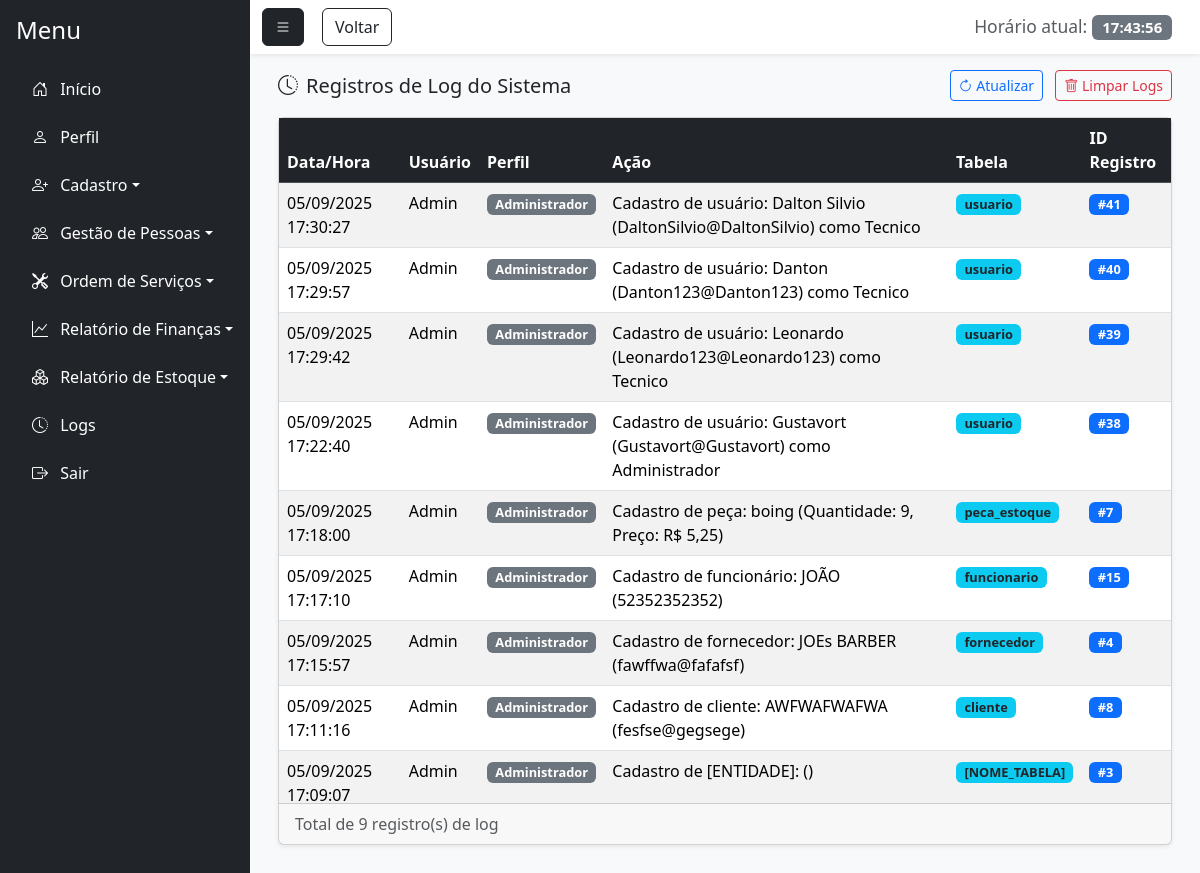
The page /logs.php (signed in) on the database its author committed.
### tables this page shows
CREATE TABLE `log_acao` (
  `id_log` int(11) NOT NULL,
  `id_usuario` int(11) NOT NULL,
  `id_perfil` int(11) NOT NULL,
  `acao` varchar(255) NOT NULL,
  `tabela_afetada` varchar(100) NOT NULL,
  `id_registro` int(11) DEFAULT NULL,
  `data_hora` timestamp NOT NULL DEFAULT current_timestamp()
);

CREATE TABLE `usuario` (
  `id_usuario` int(11) NOT NULL,
  `nome_usuario` varchar(100) NOT NULL,
  `senha` varchar(255) NOT NULL,
  `email` varchar(100) NOT NULL,
  `senha_temporaria` tinyint(1) DEFAULT 0,
  `id_perfil` int(11) NOT NULL,
  `status` enum('Ativo','Inativo') DEFAULT 'Ativo',
  `id_motivo_inatividade` int(11) DEFAULT NULL,
  `data_inatividade` date DEFAULT NULL,
  `observacao_inatividade` text DEFAULT NULL
);

CREATE TABLE `perfil` (
  `id_perfil` int(11) NOT NULL,
  `nome_perfil` varchar(100) NOT NULL
);

### logs.php (the view, shortened to what this page needs)
<?php
require_once 'conexao.php';
require_once 'php/permissoes.php';
$sql = "SELECT l.*, u.nome_usuario, p.nome_perfil
        FROM log_acao l
        JOIN usuario u ON l.id_usuario = u.id_usuario
        JOIN perfil p ON l.id_perfil = p.id_perfil
        ORDER BY l.data_hora DESC";
$stmt = $pdo->query($sql);
$logs = $stmt->fetchAll(PDO::FETCH_ASSOC);
?>
<!DOCTYPE html>
<html lang="pt-BR">
<head>
    <link href="https://cdn.jsdelivr.net/npm/bootstrap@5.3.7/dist/css/bootstrap.min.css" rel="stylesheet">
    <link href="https://cdn.jsdelivr.net/npm/bootstrap-icons@1.11.1/font/bootstrap-icons.css" rel="stylesheet">
</head>
<body>
<div class="d-flex vh-100 bg-light">
    <div class="flex-grow-1 d-flex flex-column">
        <nav class="navbar navbar-light bg-white shadow-sm">
            <div class="container-fluid">
                <button class="btn btn-dark" id="menu-toggle"><i class="bi bi-list"></i></button>
                <button class="btn btn-outline-dark" style="position: absolute; margin-left: 60px;" onclick="history.back()">Voltar</button>
                <span class="navbar-brand mb-0 h1">
                    <small class="text-muted">Horário atual:</small>
                    <span id="liveClock" class="badge bg-secondary"></span>
                </span>
            </div>
        </nav>
        <div class="flex-grow-1 p-3" style="overflow-y: auto;">
            <div class="container-fluid">
                <div class="d-flex justify-content-between align-items-center mb-3">
                    <h5 class="mb-0"><i class="bi bi-clock-history me-2"></i>Registros de Log do Sistema</h5>
                    <div>
                        <button class="btn btn-outline-primary btn-sm me-2" onclick="window.location.reload()">
                            <i class="bi bi-arrow-clockwise"></i> Atualizar
                        </button>
                        <?php if ($_SESSION['perfil'] == 1): ?>
                            <button class="btn btn-outline-danger btn-sm" onclick="confirmarLimpezaLogs()">
                                <i class="bi bi-trash"></i> Limpar Logs
                            </button>
                        <?php endif; ?>
                    </div>
                </div>
                <div class="card shadow-sm">
                    <div class="card-body p-0">
                        <div class="table-responsive">
                            <table class="table table-striped table-hover mb-0">
                                <thead class="table-dark sticky-top">
                                    <tr>
                                        <th>Data/Hora</th>
                                        <th>Usuário</th>
                                        <th>Perfil</th>
                                        <th>Ação</th>
                                        <th>Tabela</th>
                                        <th>ID Registro</th>
                                    </tr>
                                </thead>
                                <tbody>
                                    <?php if (!empty($logs)): ?>
                                        <?php foreach ($logs as $log): ?>
                                            <tr>
                                                <td><?= date('d/m/Y H:i:s', strtotime($log['data_hora'])) ?></td>
                                                <td><?= htmlspecialchars($log['nome_usuario']) ?></td>
                                                <td>
                                                    <span class="badge bg-secondary badge-log">
                                                        <?= htmlspecialchars($log['nome_perfil']) ?>
                                                    </span>
                                                </td>
                                                <td><?= htmlspecialchars($log['acao']) ?></td>
                                                <td>
                                                    <span class="badge bg-info text-dark badge-log">
                                                        <?= htmlspecialchars($log['tabela_afetada']) ?>
                                                    </span>
                                                </td>
                                                <td>
                                                    <?php if ($log['id_registro']): ?>
                                                        <span class="badge bg-primary badge-log">
                                                            #<?= htmlspecialchars($log['id_registro']) ?>
                                                        </span>
                                                    <?php else: ?>
                                                        <span class="text-muted">-</span>
                                                    <?php endif; ?>
                                                </td>
                                            </tr>
                                        <?php endforeach; ?>
                                    <?php endif; ?>
                                </tbody>
                            </table>
                        </div>
                    </div>
                    <?php if (!empty($logs)): ?>
                    <div class="card-footer py-2">
                        <div class="d-flex justify-content-between align-items-center">
                            <div>
                                <span class="text-muted">
                                    Total de <?= count($logs) ?> registro(s) de log
                                </span>
                            </div>
                        </div>
                    </div>
                    <?php endif; ?>
                </div>
            </div>
        </div>
    </div>
</div>
</body>
</html>

### logs.php (style rules this page uses)
.table-responsive { max-height: 70vh; overflow-y: auto; }
.badge-log { font-size: 0.8em; }

### rows shown on the page
log_acao: data_hora "05/09/2025 17:30:27", id_usuario.nome_usuario "Admin", id_perfil.nome_perfil "Administrador", acao "Cadastro de usuário: Dalton Silvio (DaltonSilvio@DaltonSilvio) como Tecnico", tabela_afetada "usuario", id_registro "41"
log_acao: data_hora "05/09/2025 17:29:57", id_usuario.nome_usuario "Admin", id_perfil.nome_perfil "Administrador", acao "Cadastro de usuário: Danton (Danton123@Danton123) como Tecnico", tabela_afetada "usuario", id_registro "40"
log_acao: data_hora "05/09/2025 17:29:42", id_usuario.nome_usuario "Admin", id_perfil.nome_perfil "Administrador", acao "Cadastro de usuário: Leonardo (Leonardo123@Leonardo123) como Tecnico", tabela_afetada "usuario", id_registro "39"
log_acao: data_hora "05/09/2025 17:22:40", id_usuario.nome_usuario "Admin", id_perfil.nome_perfil "Administrador", acao "Cadastro de usuário: Gustavort (Gustavort@Gustavort) como Administrador", tabela_afetada "usuario", id_registro "38"
log_acao: data_hora "05/09/2025 17:18:00", id_usuario.nome_usuario "Admin", id_perfil.nome_perfil "Administrador", acao "Cadastro de peça: boing (Quantidade: 9, Preço: R$ 5,25)", tabela_afetada "peca_estoque", id_registro "7"
log_acao: data_hora "05/09/2025 17:17:10", id_usuario.nome_usuario "Admin", id_perfil.nome_perfil "Administrador", acao "Cadastro de funcionário: JOÃO (52352352352)", tabela_afetada "funcionario", id_registro "15"
log_acao: data_hora "05/09/2025 17:15:57", id_usuario.nome_usuario "Admin", id_perfil.nome_perfil "Administrador", acao "Cadastro de fornecedor: JOEs BARBER (fawffwa@fafafsf)", tabela_afetada "fornecedor", id_registro "4"
log_acao: data_hora "05/09/2025 17:11:16", id_usuario.nome_usuario "Admin", id_perfil.nome_perfil "Administrador", acao "Cadastro de cliente: AWFWAFWAFWA (fesfse@gegsege)", tabela_afetada "cliente", id_registro "8"
log_acao: data_hora "05/09/2025 17:09:07", id_usuario.nome_usuario "Admin", id_perfil.nome_perfil "Administrador", acao "Cadastro de [ENTIDADE]: ()", tabela_afetada "[NOME_TABELA]", id_registro "3"

### other values the page prints
$categoria "Início"
$categoria "Perfil"
$categoria "Cadastro"
$categoria "Gestão de Pessoas"
$categoria "Ordem de Serviços"
$categoria "Relatório de Finanças"
$categoria "Relatório de Estoque"
$categoria "Logs"
count($logs) "9"
